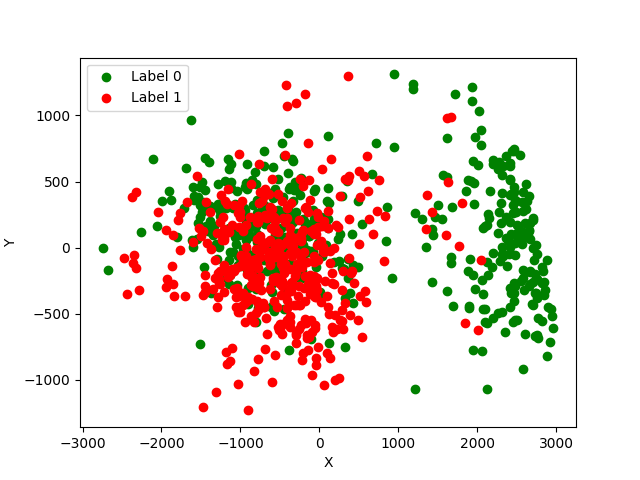

Write the Python code that produced this figure.
import pandas as pd
import matplotlib.pyplot as plt

# Load the CSV file
data = pd.read_csv("C:/Users/sk731/OneDrive/Desktop/MLDSA2/PCA_Q1/my_train_pca_2.csv")

# Separate points based on their label
label_0 = data[data['binary_pred'] == 0]
label_1 = data[data['binary_pred'] == 1]

# Plot the points
plt.scatter(label_0['PC1'], label_0['PC2'], color='green', label='Label 0')
plt.scatter(label_1['PC1'], label_1['PC2'], color='red', label='Label 1')

# Add labels and legend
plt.xlabel('X')
plt.ylabel('Y')
plt.legend()

# Save the plot as an image
plt.savefig('C:/Users/sk731/OneDrive/Desktop/MLDSA2/PCA_Q1/pca_plot.png')

# Show the plot
plt.show()
